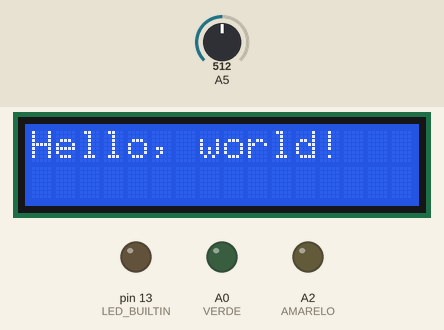
A sketch run on a simulated Arduino Uno, built with avr-gcc and run on an emulated ATmega328P. Parts: 16×2 character LCD, output pins drawn as LEDs (lit = HIGH). Inputs (shaded band) come from the test bench; at power-on: A5 = 512.

Above: at 0.1 s.
At 1.1 s:
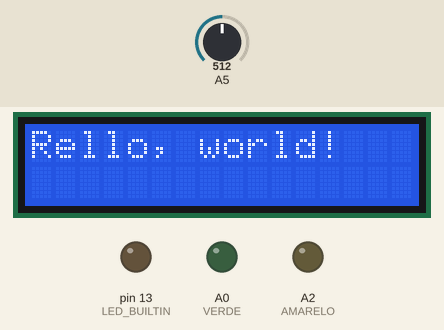
At 31.1 s:
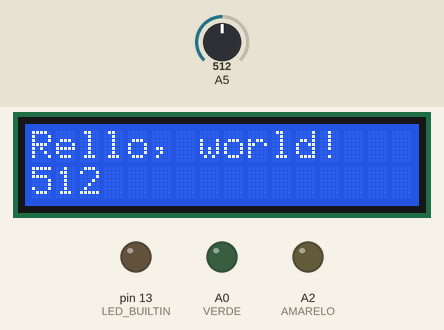

Measured:
- what the display in image 1 shows lasts 30.0 s, from 1.1 s to 31.1 s

The sketch:

verTemperaturaFotosensorNoDisplay.ino
```cpp
// Biblioteca LCD
#include <LiquidCrystal.h>

LiquidCrystal lcd(2, 3, 4, 5, 6, 7);
// Em que pinos do arduíno foram conectados os seguintes abaixos:
// Pino rs, pino Enable, pinos db4 até db7

#define VERDE    A0
#define AMARELO  A2

#define TEC1 A1
#define TEC2 A3


void setup()
{
  pinMode(LED_BUILTIN, OUTPUT);
  pinMode(VERDE,    OUTPUT);
  pinMode(AMARELO,  OUTPUT);

  pinMode(TEC1, INPUT);
  pinMode(TEC2, INPUT);

  Serial.begin(9600);

  // define numero de colunas e linhas
  // quanto mais linha e coluna mais memória ele tem
  lcd.begin(16,2);

  // Automaticamente posiciona um cursor invisível na primeira linha e coluna (0,0)
  // Também configura o sentido da escrita
  	// Esquerda para a direita (padrão)

  lcd.print("Hello, world!");
  delay(1000);
  // Faz o cursor ir para coluna 0 linha 0
  lcd.home();
  lcd.print("R");
  delay(30000);
}

void loop()
{
  // Limpa a área antes de imprimir novamente
  lcd.setCursor(0,1);
  lcd.print("   ");
  // Posiciona o cursor na coluna 0 linha 1
  lcd.setCursor(0,1);
  lcd.print(analogRead(A5));
  if(analogRead(A5)<=1)
  {
    digitalWrite(VERDE,    HIGH);
    digitalWrite(AMARELO, HIGH);
  }
  else
  {
    digitalWrite(VERDE,    LOW);
    digitalWrite(AMARELO, LOW);
  }
  delay(100);
}
```
